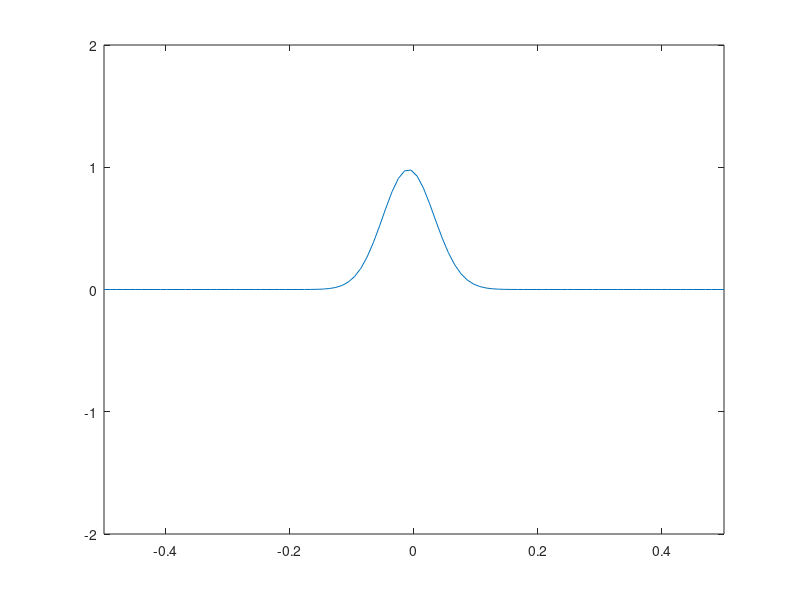

This chart was generated by the following MATLAB code: (Note: this script raises an error after producing the figure.)
%clear all;
%close all;

Nx = 100;
tmax = 1;
Nt = 120;

dt = tmax / Nt;

xrange = linspace(-0.5, 0.5, Nx);
h = xrange(2) - xrange(1);
v = zeros(1, Nx);
v = exp(-xrange.^2 * 300);
%v = exp(-xrange.^2 * 3000);
%v(40:60) = 1;
%w = zeros(1, Nx-1); 
w = exp(-(xrange(2:end) - h/2).^2 * 300);


for t_idx = 1:Nt
  t = dt * t_idx;

  w = w + dt * diff(v) / h;
  v(2:end-1) = v(2:end-1) + dt / h * diff(w);
  plot(xrange, v);
  axis([min(xrange), max(xrange), -2, 2]);
  usleep(10000);
  drawnow;
end


